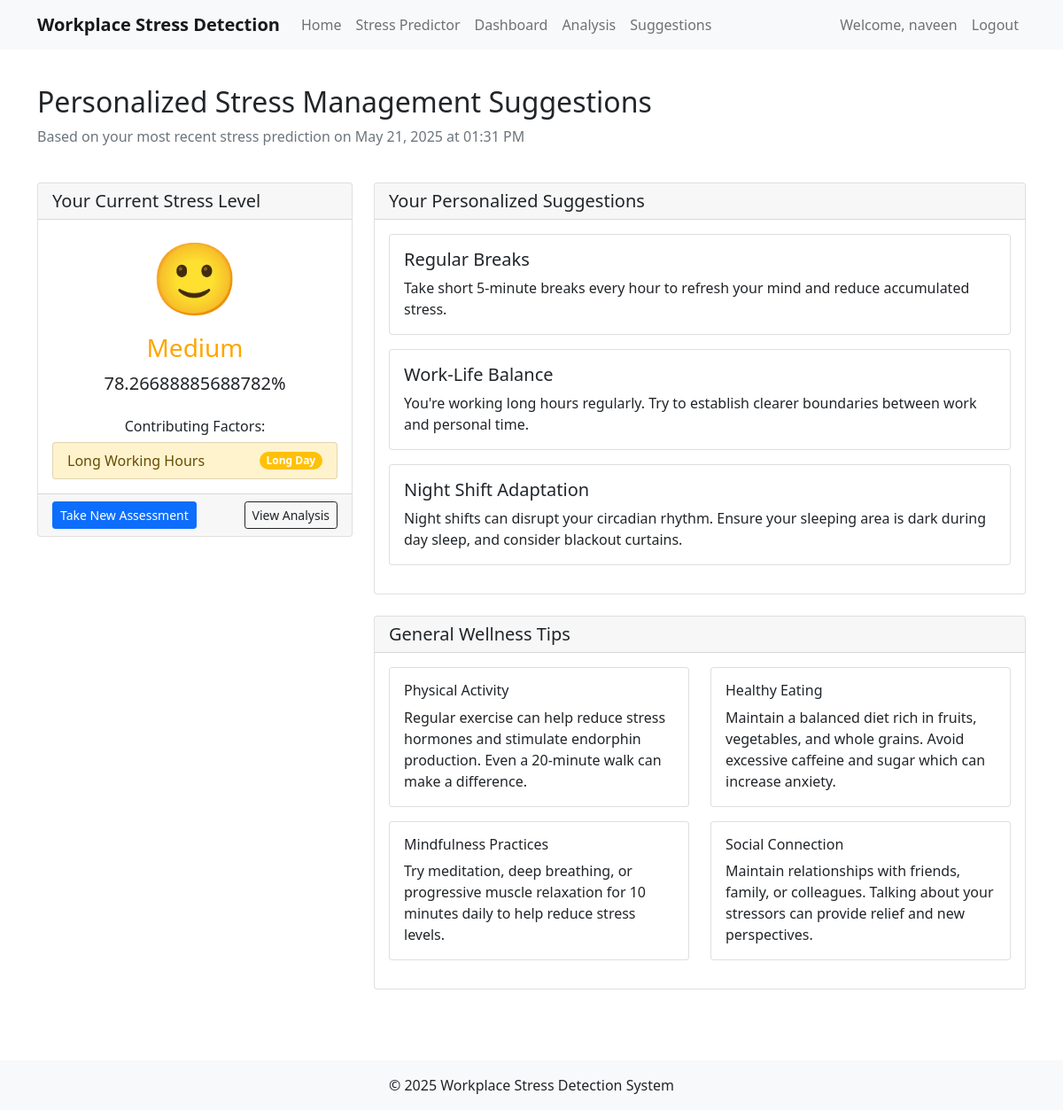
/suggestions (signed in), run on the app's committed database.
### app.py (models this page shows)
class User(UserMixin, db.Model):
    id = db.Column(db.Integer, primary_key=True)
    username = db.Column(db.String(100), unique=True, nullable=False)
    email = db.Column(db.String(100), unique=True, nullable=False)
    password = db.Column(db.String(200), nullable=False)
    is_admin = db.Column(db.Boolean, default=False)
    date_joined = db.Column(db.DateTime, default=datetime.utcnow)
    stress_records = db.relationship('StressRecord', backref='user', lazy=True)

class StressRecord(db.Model):
    id = db.Column(db.Integer, primary_key=True)
    user_id = db.Column(db.Integer, db.ForeignKey('user.id'), nullable=False)
    date = db.Column(db.DateTime, default=datetime.utcnow)
    sleep_hours = db.Column(db.Float, nullable=False)
    body_temperature = db.Column(db.String(50), nullable=False)
    noise_levels = db.Column(db.String(50), nullable=False)
    working_hours = db.Column(db.String(50), nullable=False)
    working_area_temperature = db.Column(db.String(50), nullable=False)
    workload = db.Column(db.String(50), nullable=False)
    type_of_work = db.Column(db.String(50), nullable=False)
    working_shift = db.Column(db.String(50), nullable=False)
    stress_level = db.Column(db.String(50), nullable=False)
    stress_percentage = db.Column(db.Float, nullable=False)
    model_version = db.Column(db.String(50), nullable=True, default="improved")  # Made nullable for compatibility

### app.py (the view)
@app.route('/suggestions')
@login_required
def suggestions():
    latest_record = StressRecord.query.filter_by(user_id=current_user.id).order_by(StressRecord.date.desc()).first()
    if not latest_record:
        flash("No stress records found. Please complete a stress prediction first.", "info")
        return redirect(url_for('stress_predictor'))
    suggestions = get_suggestions(latest_record)
    return render_template('suggestions.html',
                           record=latest_record,
                           suggestions=suggestions)

### app.py (called while the page is built)
@login_manager.user_loader
def load_user(user_id):
    return User.query.get(int(user_id))

@app.context_processor
def inject_year():
    return {'current_year': datetime.now().year}

### templates/suggestions.html (shortened to what this page needs)
{% extends "layout.html" %}
{% block content %}
<div class="container py-4">
    <div class="row mb-4">
        <div class="col">
            <h2>Personalized Stress Management Suggestions</h2>
            <p class="text-muted">Based on your most recent stress prediction on {{ record.date.strftime('%B %d, %Y at %I:%M %p') }}</p>
        </div>
    </div>
    <div class="row mb-4">
        <div class="col-lg-4">
            <div class="card">
                <div class="card-header">
                    <h5 class="mb-0">Your Current Stress Level</h5>
                </div>
                <div class="card-body text-center">
                    <div class="display-1 mb-3
                        {% if record.stress_level == 'Low' %}stress-low
                        {% elif record.stress_level == 'Medium' %}stress-medium
                        {% elif record.stress_level == 'High' %}stress-high
                        {% else %}stress-extreme{% endif %}">
                        {% if record.stress_level == 'Low' %}😊
                        {% elif record.stress_level == 'Medium' %}🙂
                        {% elif record.stress_level == 'High' %}😐
                        {% else %}😨{% endif %}
                    </div>
                    <h3 class="
                        {% if record.stress_level == 'Low' %}stress-low
                        {% elif record.stress_level == 'Medium' %}stress-medium
                        {% elif record.stress_level == 'High' %}stress-high
                        {% else %}stress-extreme{% endif %}">
                        {{ record.stress_level }}
                    </h3>
                    <p class="lead">{{ record.stress_percentage }}%</p>
                    <div class="mt-4">
                        <h6>Contributing Factors:</h6>
                        <ul class="list-group">
                            {% if record.working_hours in ['Long Day', 'Extreme Overtime'] %}
                            <li class="list-group-item list-group-item-warning d-flex justify-content-between align-items-center">
                                Long Working Hours
                                <span class="badge bg-warning rounded-pill">{{ record.working_hours }}</span>
                            </li>
                            {% endif %}
                        </ul>
                    </div>
                </div>
                <div class="card-footer">
                    <a href="{{ url_for('stress_predictor') }}" class="btn btn-primary btn-sm">
                        Take New Assessment
                    </a>
                    <a href="{{ url_for('analysis') }}" class="btn btn-outline-dark btn-sm float-end">
                        View Analysis
                    </a>
                </div>
            </div>
        </div>
        <div class="col-lg-8">
            <div class="card">
                <div class="card-header">
                    <h5 class="mb-0">Your Personalized Suggestions</h5>
                </div>
                <div class="card-body">
                    {% for suggestion in suggestions %}
                    <div class="card mb-3">
                        <div class="card-body">
                            <h5 class="card-title">{{ suggestion.title }}</h5>
                            <p class="card-text">{{ suggestion.content }}</p>
                        </div>
                    </div>
                    {% endfor %}
                </div>
            </div>
            <div class="card mt-4">
                <div class="card-header">
                    <h5 class="mb-0">General Wellness Tips</h5>
                </div>
                <div class="card-body">
                    <div class="row">
                        <div class="col-md-6">
                            <div class="card mb-3">
                                <div class="card-body">
                                    <h6 class="card-title">Physical Activity</h6>
                                    <p class="card-text">Regular exercise can help reduce stress hormones and stimulate endorphin production. Even a 20-minute walk can make a difference.</p>
                                </div>
                            </div>
                        </div>
                        <div class="col-md-6">
                            <div class="card mb-3">
                                <div class="card-body">
                                    <h6 class="card-title">Healthy Eating</h6>
                                    <p class="card-text">Maintain a balanced diet rich in fruits, vegetables, and whole grains. Avoid excessive caffeine and sugar which can increase anxiety.</p>
                                </div>
                            </div>
                        </div>
                        <div class="col-md-6">
                            <div class="card mb-3">
                                <div class="card-body">
                                    <h6 class="card-title">Mindfulness Practices</h6>
                                    <p class="card-text">Try meditation, deep breathing, or progressive muscle relaxation for 10 minutes daily to help reduce stress levels.</p>
                                </div>
                            </div>
                        </div>
                        <div class="col-md-6">
                            <div class="card mb-3">
                                <div class="card-body">
                                    <h6 class="card-title">Social Connection</h6>
                                    <p class="card-text">Maintain relationships with friends, family, or colleagues. Talking about your stressors can provide relief and new perspectives.</p>
                                </div>
                            </div>
                        </div>
                    </div>
                </div>
            </div>
        </div>
    </div>
</div>
{% endblock %}

### templates/layout.html (shortened to what this page needs)
<!DOCTYPE html>
<html lang="en">
<head>
    <link href="https://cdn.jsdelivr.net/npm/bootstrap@5.1.3/dist/css/bootstrap.min.css" rel="stylesheet">
</head>
<body>
    <nav class="navbar navbar-expand-lg navbar-light bg-light">
        <div class="container">
            <a class="navbar-brand" href="{{ url_for('home') }}">Workplace Stress Detection</a>
            <div class="collapse navbar-collapse" id="navbarNav">
                <ul class="navbar-nav me-auto mb-2 mb-lg-0">
                    <li class="nav-item">
                        <a class="nav-link" href="{{ url_for('home') }}">Home</a>
                    </li>
                    <li class="nav-item">
                        <a class="nav-link" href="{{ url_for('stress_predictor') }}">Stress Predictor</a>
                    </li>
                    {% if current_user.is_authenticated %}
                        {% if current_user.is_admin %}
                            <li class="nav-item">
                                <a class="nav-link" href="{{ url_for('admin_dashboard') }}">Admin Dashboard</a>
                            </li>
                        {% else %}
                            <li class="nav-item">
                                <a class="nav-link" href="{{ url_for('user_dashboard') }}">Dashboard</a>
                            </li>
                            <li class="nav-item">
                                <a class="nav-link" href="{{ url_for('analysis') }}">Analysis</a>
                            </li>
                            <li class="nav-item">
                                <a class="nav-link" href="{{ url_for('suggestions') }}">Suggestions</a>
                            </li>
                        {% endif %}
                    {% endif %}
                </ul>
                <ul class="navbar-nav">
                    {% if current_user.is_authenticated %}
                        <li class="nav-item">
                            <span class="nav-link">Welcome, {{ current_user.username }}</span>
                        </li>
                        <li class="nav-item">
                            <a class="nav-link" href="{{ url_for('logout') }}">Logout</a>
                        </li>
                    {% endif %}
                </ul>
            </div>
        </div>
    </nav>
    {% block content %}{% endblock %}
    <div class="footer">
        <div class="container">
            <p class="mb-0">&copy; {{ current_year }} Workplace Stress Detection System</p>
        </div>
    </div>
</body>
</html>

### templates/layout.html (style rules this page uses)
.navbar-brand { font-weight: bold; }
.footer { margin-top: 2rem; padding: 1rem 0; background-color: #f8f9fa; text-align: center; }
.stress-medium { color: orange; }

### data on the page
User: username "naveen"
StressRecord: date "May 21, 2025 at 01:31 PM", stress_level "Medium", stress_percentage "78.26688885688782", working_hours "Long Day"

### other printed values
{{ suggestion.title }} "Regular Breaks" "Work-Life Balance" "Night Shift Adaptation"
{{ suggestion.content }} "Take short 5-minute breaks every hour to refresh your mind and reduce accumulated stress." "You're working long hours regularly. Try to establish clearer boundaries between work and personal time." "Night shifts can disrupt your circadian rhythm. Ensure your sleeping area is dark during day sleep, and consider blackout curtains."
